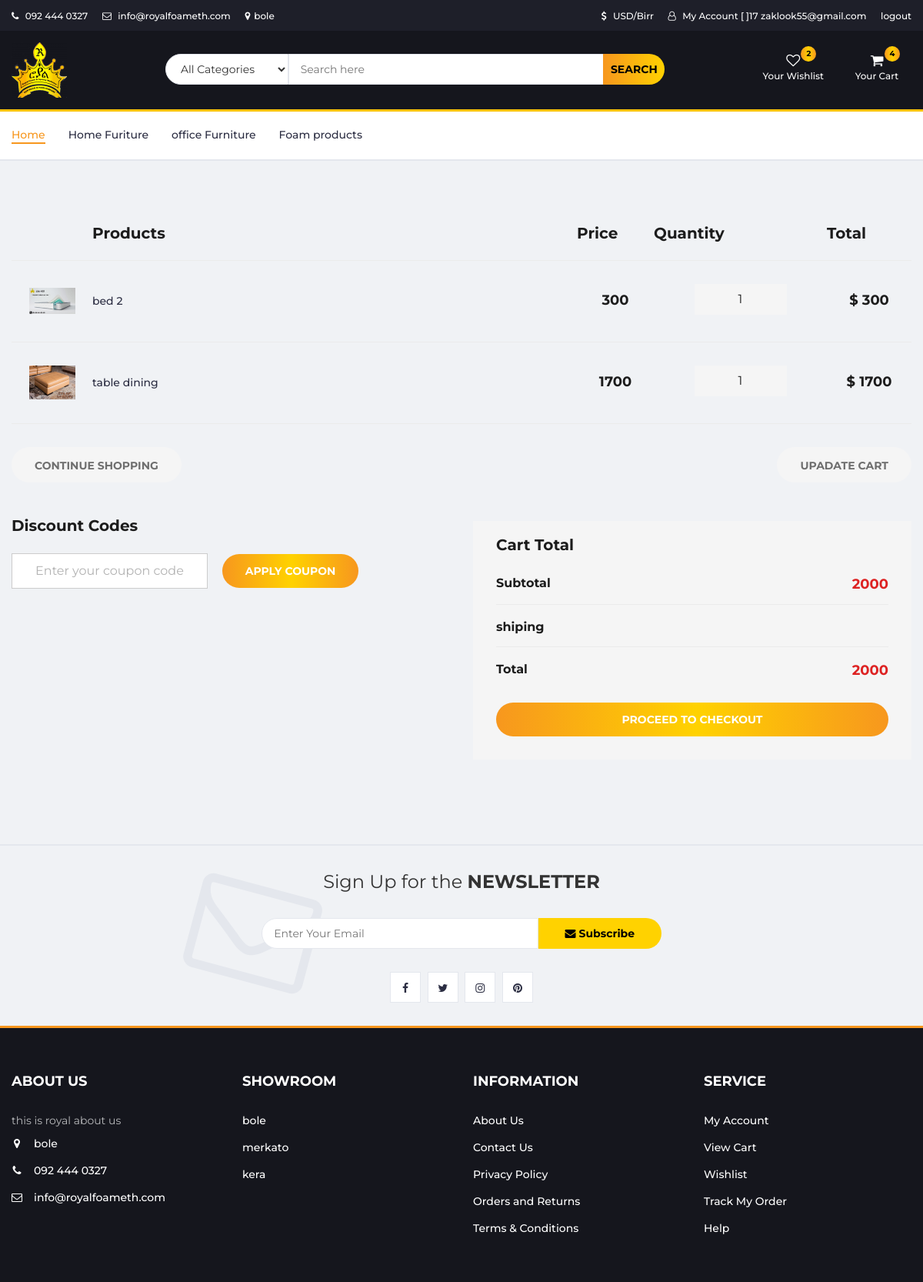
The page /order/whishlist/ (signed in) on the database its author committed.
### home/models.py (models this page shows, shortened)
class Setting(models.Model):
    STATUS = (
        ('True', 'True'),
        ('False', 'False'),
    )
    title = models.CharField(max_length=150 )
    keywords = models.CharField(max_length=255)
    description = models.CharField(max_length=255)
    company = models.CharField(max_length=50)
    address = models.CharField(blank=True,max_length=100)
    phone = models.CharField(blank=True,max_length=15)
    fax = models.CharField(blank=True,max_length=15)
    email = models.CharField(blank=True,max_length=50)
    smtpserver = models.CharField(blank=True,max_length=50)
    smtpemail = models.CharField(blank=True,max_length=50)
    smtppassword = models.CharField(blank=True,max_length=10)
    smtpport = models.CharField(blank=True,max_length=5)
    icon = models.ImageField(blank=True,upload_to='images/')
    facebook = models.CharField(blank=True,max_length=50)
    instagram = models.CharField(blank=True,max_length=50)
    twitter = models.CharField(blank=True,max_length=50)
    youtube = models.CharField(blank=True, max_length=50)
    aboutus = RichTextUploadingField(blank=True)
    Mission = RichTextUploadingField(blank=True)
    Vission = RichTextUploadingField(blank=True)
    contact = RichTextUploadingField(blank=True)
    references = RichTextUploadingField(blank=True)
    status=models.CharField(max_length=10,choices=STATUS)
    create_at=models.DateTimeField(auto_now_add=True)
    update_at=models.DateTimeField(auto_now=True)

class showroom(models.Model):
    title=models.CharField(max_length=100)
    keywords=models.CharField(max_length=100)
    address=models.CharField(max_length=500)
    phone1=PhoneNumberField()
    phone2=PhoneNumberField()
    class Meta:
        verbose_name = "showroom"
        verbose_name_plural = "showrooms"

### shop/models.py (models this page shows, shortened)
class Category(MPTTModel):
    STATUS = (
        ('True', 'True'),
        ('False', 'False'),
    )
    parent = TreeForeignKey('self',blank=True, null=True ,related_name='children', on_delete=models.CASCADE)
    title = models.CharField(max_length=50)
    keywords = models.CharField(max_length=255)
    description = models.TextField(max_length=255)
    image=models.ImageField(blank=True,upload_to='images/')
    status=models.CharField(max_length=10, choices=STATUS)
    slug = models.SlugField(null=False, unique=True)
    create_at=models.DateTimeField(auto_now_add=True)
    update_at=models.DateTimeField(auto_now=True)
    class MPTTMeta:
        order_insertion_by = ['title']
    class Meta:
        verbose_name = "Category"
        verbose_name_plural = "CATEGORY"

class product(models.Model):
    STATUS = (
        ('True', 'True'),
        ('False', 'False'),
    )
    VARIANTS = (
        ('None', 'None'),
        ('Size', 'Size'),
        ('Color', 'Color'),
        ('Size-Color', 'Size-Color'),
    )
    category = models.ForeignKey(Category, on_delete=models.CASCADE) #many to one relation with Category
    title = models.CharField(max_length=150)
    keywords = models.CharField(max_length=255)
    description = models.TextField(max_length=255)
    images=models.ImageField(upload_to='images/',null=False)
    price = models.DecimalField(max_digits=12, decimal_places=2,default=0)
    amount=models.IntegerField(default=0)
    minamount=models.IntegerField(default=3)
    variant=models.CharField(max_length=10,choices=VARIANTS, default='None')
    detail=RichTextUploadingField()
    slug = models.SlugField(null=False, unique=True)
    status=models.CharField(max_length=10,choices=STATUS)
    create_at=models.DateTimeField(auto_now_add=True)
    update_at=models.DateTimeField(auto_now=True)
    class Meta:
        verbose_name = "products"
        verbose_name_plural = "PRODUCTS"
    def __str__(self):
        return self.title

### order/models.py (models this page shows, shortened)
class Whishlist(models.Model):
    user = models.ForeignKey(User, on_delete=models.SET_NULL, null=True)
    product = models.ForeignKey(product, on_delete=models.SET_NULL, null=True)
    variant = models.ForeignKey(Variants, on_delete=models.SET_NULL,blank=True, null=True) # relation with varinat
    quantity = models.IntegerField()
    @property
    def price(self):
        if self.variant is  None:
            return (self.product.minamount)
        return ( self.variant.price)
    @property
    def amount(self):
        if self.variant is  None:
            return (self.quantity *self.product.minamount)
        return (self.quantity * self.variant.price)

### order/views.py (the view)
# urls.py: path('whishlist/', whishlist, name='whislist'),
def whishlist(request):
    template_name = 'whishcart.html'
    maincategory =Category.objects.filter(level=0).order_by('id')
    companyinfo=Setting.objects.get(pk=2)
    category = Category.objects.all()
    current_user = request.user  # Access User Session information
    whishlist = Whishlist.objects.filter(user_id=current_user.id)
    total=0
    for rs in whishlist:
        total += rs.price * rs.quantity
    context={'whishlist': whishlist,
             'category':category,
             'total': total,
             'maincategory':maincategory,
             'companyinfo':companyinfo
             }
    return render(request,template_name,context)

### templates/whishcart.html (shortened to what this page needs)
{% extends "base.html" %}
{% load static %}
{% block content %}
    <section class="shoping-cart spad">
        <div class="container">
            <div class="row">
                <div class="col-lg-12">
                    <div class="shoping__cart__table">
                        <table class="shopping-cart-table">
                            <thead>
                                <tr>
                                    <th class="thumb"></th>
                                    <th >Products</th>
                                    <th>Price</th>
                                    <th>Quantity</th>
                                    <th>Total</th>
                                </tr>
                            </thead>
                            <tbody>
                                {% for rs in whishlist %}
                                <tr>
                                    <td class="thumb">
                                        {% if rs.variant.image_id  > 0 %}
                                            <img src="{{rs.variant.image }}" alt="" >
                                        {% else %}
                                            <img src="{{rs.product.images.url}}" alt="">
                                        {% endif %}
                                    </td>
                                    <td class="shoping__cart__item">
                                         <a href="/product/{{ rs.product.id }}/{{ rs.product.slug }}">{{rs.product}} {{ rs.variant.size }} {{ rs.variant.color }}</a>
                                    </td>
                                    <td class="shoping__cart__price">
                                       <strong>
                                        {{ rs.price }}
                                    </strong>
                                    </td>
                                    <td class="shoping__cart__quantity">
                                        <div class="quantity">
                                            <div class="pro-qty">
                                                <input type="text" value="{{rs.quantity}}">
                                            </div>
                                        </div>
                                    </td>
                                    <td class="shoping__cart__total">
                                     <strong class="primary-color">$
                                            {{ rs.amount}}
                                    </strong>
                                    </td>
                                </tr>
                                {% endfor %}
                            </tbody>
                        </table>
                    </div>
                </div>
            </div>
            <div class="row">
                <div class="col-lg-12">
                    <div class="shoping__cart__btns">
                        <a href="{% url 'home' %}" class="primary-btn cart-btn">CONTINUE SHOPPING</a>
                        <a href="#" class="primary-btn cart-btn cart-btn-right">
                            Upadate Cart</a>
                    </div>
                </div>
                <div class="col-lg-6">
                    <div class="shoping__continue">
                        <div class="shoping__discount">
                            <h5>Discount Codes</h5>
                            <form action="#">
                                <input type="text" placeholder="Enter your coupon code">
                                 <a href="#" class="primary-btn">APPLY COUPON</a>
                            </form>
                        </div>
                    </div>
                </div>
                <div class="col-lg-6">
                    <div class="shoping__checkout">
                        <h5>Cart Total</h5>
                        <ul>
                            <li>Subtotal <span>{{ total}}</span></li>
                            <li>shiping </li>
                            <li>Total <span>{{ total }}</span></li>
                        </ul>
                        <a href="{% url 'checkout' %}" class="primary-btn">PROCEED TO CHECKOUT</a>
                    </div>
                </div>
            </div>
        </div>
    </section>
     {% endblock content %}

### templates/navbar.html (shortened to what this page needs)
{% load static %}
		<header >
			<div id="top-header">
				<div class="container">
					{% load mytags %}
										{% companyinfo as companyinfo %}
					<ul class="header-links pull-left">
						<li><a href="#"><i class="fa fa-phone"></i> {{companyinfo.phone}}</a></li>
						<li><a href="#"><i class="fa fa-envelope-o"></i> {{companyinfo.email}}</a></li>
						<li><a href="#"><i class="fa fa-map-marker"></i>{{companyinfo.address}}</a></li>
					</ul>
					<ul class="header-links pull-right">
						<li><a href="#"><i class="fa fa-dollar"></i> USD/Birr</a></li>
						{%if user.id is not None  %}
						<li><a href="#"><i class="fa fa-user-o"></i> My Account
							[
							{% load account_tags %}
						]{{user.id}}
							{{user.email}}</a></li>
							<li><a href="{% url "account_logout" %}"> logout</a></li>
							{%else%}
							<li>
								<a href="{% url "account_login" %}" class="text-uppercase"> login</a>
								<a href="{% url "account_signup" %}" class="text-uppercase">Sign Up</a>
							</li>
							{%endif%}
					</ul>
				</div>
			</div>
			<div id="header" >
				<div class="container">
					<div class="row">
						<div class="col-md-2">
							<div class="header-logo">
								<a href="{% url 'home'%}" class="logo">
									<img src="{{companyinfo.icon.url}}" alt="">
								</a>
							</div>
						</div>
		                <div id="fixed-header">
						<div class="col-md-7">
							<div class="header-search">
								<form action="{% url 'search' %}" method="GET" value="{{request.GET.query}}">
									<select name="catid" class ="input-select">
										<option value="0">All Categories</option>
										{% load mytags %}
									</select>
									<input id="query" name="query" class="input"  placeholder="Search here">
									<button class="search-btn" type="submit">Search</button>
								</form>
							</div>
						</div>
						<div class="col-md-3 clearfix">
							<div class="header-ctn" >
								<div class="dropdown">
									<a class="dropdown-toggle" data-toggle="dropdown" aria-expanded="true">
										<i class="fa fa-heart-o"></i>
										<span>Your Wishlist</span>
										{% load mytags %}
										{% wishlistcount user.id as count %}
												<div class="qty">{{ count }}</div>
									</a>
											 {% load mytags %}
											{% wishlistcount user.id as count %}
								</div>
								<div class="dropdown">
									<a class="dropdown-toggle" data-toggle="dropdown" aria-expanded="true">
										<i class="fa fa-shopping-cart"></i>
										<span>Your Cart</span>
										 {% load mytags %}
                                {% shopcartcount user.id as count %}
										<div class="qty">{{ count }}</div>
									</a>
											 {% load mytags %}
											{% shopcartcount user.id as count %}
								</div>
							</div>
						</div>
					</div>
					</div>
				</div>
			</div>
		</header>
		<nav id="navigation" >
			<div class="container">
				<div id="responsive-nav">
					<ul class="main-nav nav navbar-nav">
						<li class="active"><a href="{% url 'home'%}">Home</a></li>
						 {% load mytags %}
						{% maincategorylist as maincategorylist_list %}
						 {% for rs in maincategorylist_list %}
						 <li><a href="{% url 'category_products' rs.id rs.slug %}">{{ rs.title }} </a></li>
						{%endfor%}
					</ul>
				</div>
			</div>
		</nav>

### templates/footer.html (shortened to what this page needs)
		<div id="newsletter" class=" section ">
			<div class="container">
				<div class="row">
					<div class="col-md-12 col-sm-9 ">
						<div class="newsletter">
							<p>Sign Up for the <strong>NEWSLETTER</strong></p>
							<form method ='GET' action="{% url 'subscriber' %}" >
								<input class="input" type="email" name='subscriber_email' placeholder="Enter Your Email">
								<button class="newsletter-btn"><i class="fa fa-envelope"></i> Subscribe</button>
							</form>
							<ul class="newsletter-follow">
								{% load mytags %}
										{% companyinfo as socialmedia %}
								<li>
									<a href="{{ socialmedia.facebook }}" target="_blank"><i class="fa fa-facebook"></i></a>
								</li>
								<li>
									<a href="#"><i class="fa fa-twitter" target="_blank"></i></a>
								</li>
								<li>
									<a href="{{socialmedia.instagram}}" target="_blank"><i class="fa fa-instagram"></i></a>
								</li>
								<li>
									<a href="#"><i class="fa fa-pinterest"></i></a>
								</li>
							</ul>
						</div>
					</div>
				</div>
			</div>
		</div>
		<footer id="footer">
			<div class="section">
				<div class="container">
					<div class="row">
						<div class="col-md-3 col-xs-6">
							{% load mytags %}
										{% companyinfo as companyinfo %}
							<div class="footer">
								<h3 class="footer-title">About Us</h3>
								<p>{{companyinfo.aboutus|safe}}  </p>
								<ul class="footer-links">
									<li><a href="#"><i class="fa fa-map-marker"></i>{{companyinfo.address}}</a></li>
									<li><a href="#"><i class="fa fa-phone"></i>{{companyinfo.phone}}</a></li>
									<li><a href="#"><i class="fa fa-envelope-o"></i>{{companyinfo.email}}</a></li>
								</ul>
							</div>
						</div>
						<div class="col-md-3 col-xs-6">
							<div class="footer">
								<h3 class="footer-title">ShowRoom</h3>
								<ul class="footer-links">
								{% load mytags %}
											 {% showroomlist as showroomlist_list %}
											{%for rs in showroomlist_list  %}
									<li><a href="#">{{rs.title}}</a></li>
									{%endfor%}
								</ul>
							</div>
						</div>
						<div class="col-md-3 col-xs-6">
							<div class="footer">
								<h3 class="footer-title">Information</h3>
								<ul class="footer-links">
									<li><a href="{%url 'aboutus'%}">About Us</a></li>
									<li><a href="{%url 'contactus' %}">Contact Us</a></li>
									<li><a href="#">Privacy Policy</a></li>
									<li><a href="#">Orders and Returns</a></li>
									<li><a href="#">Terms & Conditions</a></li>
								</ul>
							</div>
						</div>
						<div class="col-md-3 col-xs-6">
							<div class="footer">
								<h3 class="footer-title">Service</h3>
								<ul class="footer-links">
									<li><a href=""> My Account</a></li>
									<li><a href="#">View Cart</a></li>
									<li><a href="#">Wishlist</a></li>
									<li><a href="#">Track My Order</a></li>
									<li><a href="#">Help</a></li>
								</ul>
							</div>
						</div>
					</div>
				</div>
			</div>
		</footer>

### rows shown on the page
Setting: phone "092 444 0327", email "info@royalfoameth.com", address "bole", icon (picture), aboutus "this is royal about us"
Category: title "Home Furiture"
Category: title "office Furniture"
Category: title "Foam products"
Whishlist: product.images (picture), product "bed 2", price "300", quantity "1", amount "300"
Whishlist: product.images (picture), product "table dining", price "1700", quantity "1", amount "1700"
showroom: title "bole"
showroom: title "merkato"
showroom: title "kera"

### other values the page prints
{{ user.id }} "17"
{{ user.email }} "zaklook55@gmail.com"
{{ count }} "2"
{{ count }} "4"
{{ total }} "2000"
